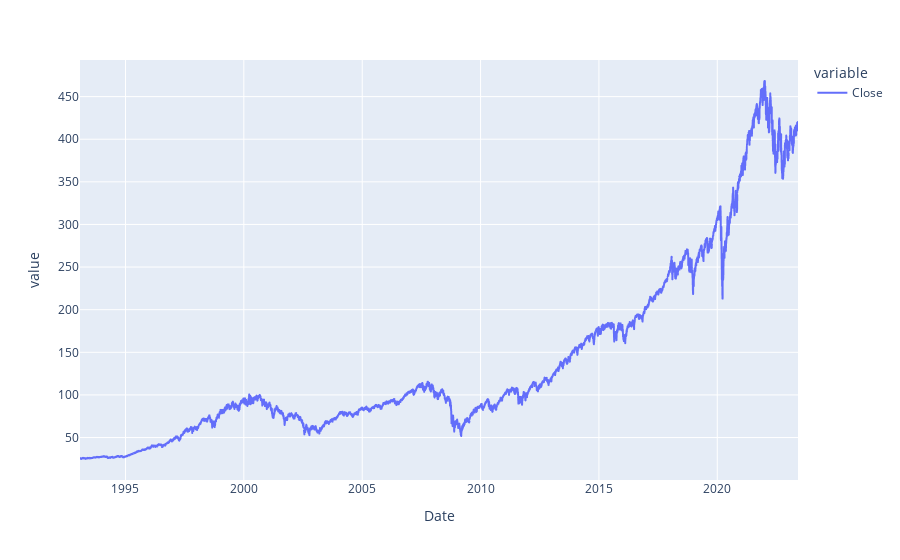

The notebook cell saved with this chart:
### Code cell
display(px.line(spy.history(start='1990-01-01',end='2023-06-01').loc[:,'Close']))

### Figure 1 — Plotly figure (JSON) as saved in the notebook; plotly's stock layout.template omitted (floating-point values rounded to 4 significant figures; data arrays with more than 128 entries replaced by an {"elided": "..."} marker saying what was removed)
{"data": [{"hovertemplate": "variable=Close<br>Date=%{x}<br>value=%{y}<extra></extra>", "legendgroup": "Close", "line": {"color": "#636efa", "dash": "solid"}, "marker": {"symbol": "circle"}, "mode": "lines", "name": "Close", "showlegend": true, "type": "scattergl", "x": {"elided": "7639 str values"}, "xaxis": "x", "y": {"elided": "7639 float values"}, "yaxis": "y"}], "layout": {"legend": {"title": {"text": "variable"}, "tracegroupgap": 0}, "margin": {"t": 60}, "xaxis": {"anchor": "y", "domain": [0, 1], "title": {"text": "Date"}}, "yaxis": {"anchor": "x", "domain": [0, 1], "title": {"text": "value"}}}}
